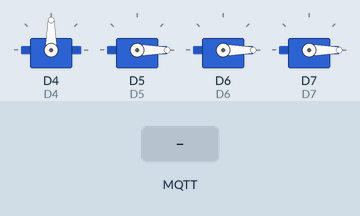
This sketch was run on a simulated ESP8266 (NodeMCU). On the bench: 4 × servo. The test bench sets the inputs (shaded band). WiFi joins after 1.5 s; servers stay silent unless stated; no MQTT or app messages arrive unless stated; what the sketch prints to the serial monitor is not drawn.

Above: at 11.7 s.
11.8 s: MQTT message "show" arrives on the first subscribed topic
At 12.3 s:
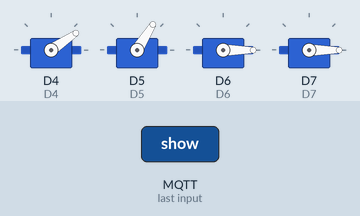
17.8 s: MQTT message "acenderLED" arrives on the third subscribed topic
At 20.6 s:
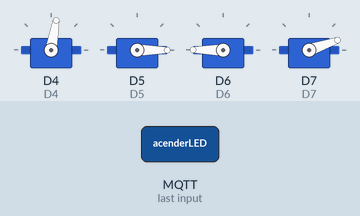
20.8 s: MQTT message "apagarLED" arrives on the second subscribed topic
At 21.5 s:
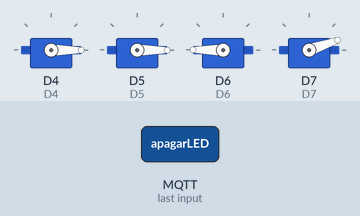
22.3 s: MQTT message "show" arrives on the second subscribed topic
At 22.7 s:
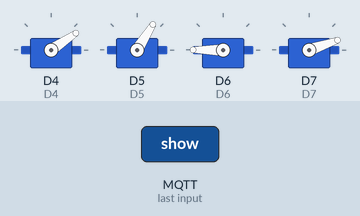
Timing chart, 0 to 25.5 s (numbered marks = the images above; inputs shaded):
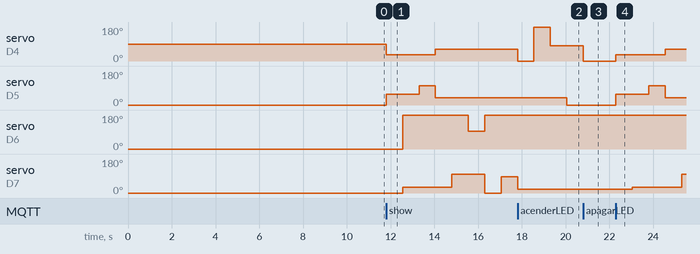

The sketch:

RoboticArm.ino
```cpp
#include <ESP8266WiFi.h> // Importa a Biblioteca ESP8266WiFi
#include <PubSubClient.h> // Importa a Biblioteca PubSubClient
#include <Wire.h>
#include <Servo.h>

Servo servo1;
Servo servo2;
Servo servo3;
Servo servo4;

long previousMillis = 0;
long interval = 30000;

//defines:
//defines de id mqtt e tópicos para publicação e subscribe
#define TOPICO_SERVO1   "faeterj/roboticarm/servo1"     //tópico MQTT de recebimento de informações do Broker
#define TOPICO_SERVO2   "faeterj/roboticarm/servo2"     //tópico MQTT de recebimento de informações do Broker
#define TOPICO_SERVO3   "faeterj/roboticarm/servo3"     //tópico MQTT de recebimento de informações do Broker
#define TOPICO_SERVO4   "faeterj/roboticarm/servo4"     //tópico MQTT de recebimento de informações do Broker
#define TOPICO_COMANDO  "faeterj/roboticarm/comando"    //tópico MQTT de recebimento de informações do Broker
#define TOPICO_STATUS   "faeterj/roboticarm/status"     //tópico MQTT de envio de informações para o Broker
#define ID_MQTT         "FAETERJ_MQTT1234"              //id mqtt (para identificação de sessão)

//defines - mapeamento de pinos do NodeMCU
#define D0    16
#define D1    5
#define D2    4
#define D3    0
#define D4    2
#define D5    14
#define D6    12
#define D7    13
#define D8    15
#define D9    3
#define D10   1

#define GPIO2 2

#define RELAY1 D5
#define RELAY2 D6

// WIFI
const char* SSID = "Warlock"; // SSID / nome da rede WI-FI que deseja se conectar
const char* PASSWORD = "bc25fcb38b"; // Senha da rede WI-FI que deseja se conectar

// MQTT
const char* BROKER_MQTT = "test.mosquitto.org"; //URL do broker MQTT que se deseja utilizar
int BROKER_PORT = 1883; // Porta do Broker MQTT

//Variáveis e objetos globais
WiFiClient espClient; // Cria o objeto espClient
PubSubClient MQTT(espClient); // Instancia o Cliente MQTT passando o objeto espClient


//Prototypes
bool initWiFi();
void initMQTT();
bool reconnectWiFi();
void mqtt_callback(char* topic, byte* payload, unsigned int length);
bool VerificaConexoesWiFIEMQTT(void);

/*
 *  Implementações das funções
 */
void setup()
{
    servo1.attach(D4, 500, 2400);
    servo1.write(90);
    servo2.attach(D5, 500, 2400);
    servo2.write(0);
    servo3.attach(D6, 500, 2400);
    servo3.write(0);
    servo4.attach(D7, 500, 2400);
    servo4.write(0);

    Serial.begin(9600);

    delay(3000);

    Serial.println();Serial.println();
    Serial.println("Exemplo MQTT");

    delay(1000);

    //inicializações:
    if (initWiFi())
    {
        initMQTT();
    }
}

bool initWiFi()
{
    delay(5000);
    Serial.println("------Conexao WI-FI------");
    Serial.print("Conectando-se na rede: ");
    Serial.println(SSID);
    Serial.println("Aguarde");

    return reconnectWiFi();
}

void initMQTT()
{
    MQTT.setServer(BROKER_MQTT, BROKER_PORT);   //informa qual broker e porta deve ser conectado
    MQTT.setCallback(mqtt_callback);            //atribui função de callback (função chamada quando qualquer informação de um dos tópicos subescritos chega)
}

//Função: função de callback
//        esta função é chamada toda vez que uma informação de
//        um dos tópicos subscritos chega)
void mqtt_callback(char* topic, byte* payload, unsigned int length)
{
    String msg;

    //obtem a string da payload recebida
    for(int i = 0; i < length; i++)
    {
      char c = (char)payload[i];
      msg += c;
    }

    if (strcmp(topic, TOPICO_SERVO1)==0)
    {
      servo1.write(msg.toInt());
    }

    if (strcmp(topic, TOPICO_SERVO2)==0)
    {
      servo2.write(msg.toInt());
    }

    if (strcmp(topic, TOPICO_SERVO3)==0)
    {
      servo3.write(msg.toInt());
    }

    if (strcmp(topic, TOPICO_SERVO4)==0)
    {
      servo4.write(msg.toInt());
    }

    if (msg.equals("acenderLED"))
    {
      digitalWrite(LED_BUILTIN, LOW);
    }

    if (msg.equals("apagarLED"))
    {
      digitalWrite(LED_BUILTIN, LOW);
    }

    if (msg.startsWith("getStatus"))
    {
      if ((WiFi.status() == WL_CONNECTED) && (MQTT.connected()))
      {
        char dh[30];
        String sdh = getTime();

        sdh.toCharArray(dh, 30);
        MQTT.publish(TOPICO_STATUS, dh);
        Serial.print(TOPICO_STATUS);
        Serial.print(" -> ");
        Serial.println(dh);
      }
    }

    int pausa = 750;

    if (msg.equals("reset"))
    {
      servo1.write(90);
      delay(pausa);
      servo2.write(0);
      delay(pausa);
      servo3.write(0);
      delay(pausa);
      servo4.write(0);
    }
    if (msg.equals("show"))
    {
      servo1.write(34);
//      delay(pausa);
      servo2.write(58);
      delay(pausa);
      servo3.write(180);
//      delay(pausa);
      servo4.write(30);
      delay(pausa);
      servo2.write(102);
      delay(pausa);
      servo1.write(62);
//      delay(pausa);
      servo2.write(39);
      delay(pausa);
      servo4.write(100);
      delay(pausa);
      servo3.write(95);
      delay(pausa);
      servo3.write(180);
//      delay(pausa);
      servo4.write(0);
      delay(pausa);
      servo4.write(85);
      delay(pausa);
      servo4.write(19);
//      delay(pausa);
      servo1.write(0);
      delay(pausa);
      servo1.write(180);
      delay(pausa);
      servo1.write(80);
      delay(pausa);
    }

    Serial.print(topic);
    Serial.print(" -> ");
    Serial.println(msg);
}

bool reconnectMQTT()
{
    bool ret = false;

    if (MQTT.connected())
    {
      ret = true;
    }
    else
    {
      if (MQTT.connect(ID_MQTT))
      {
          Serial.println("Conectado com sucesso ao broker MQTT!");
          MQTT.subscribe(TOPICO_COMANDO);
          MQTT.subscribe(TOPICO_SERVO1);
          MQTT.subscribe(TOPICO_SERVO2);
          MQTT.subscribe(TOPICO_SERVO3);
          MQTT.subscribe(TOPICO_SERVO4);
          ret = true;
      }
      else
      {
          Serial.println("Falha ao reconectar no broker.");
      }
    }

    return ret;
}

bool reconnectWiFi()
{
    bool ret = false;
    int attemptstimeout = 25;
    int attempts = 0;

    //se já está conectado a rede WI-FI, nada é feito.
    //Caso contrário, são efetuadas tentativas de conexão
    if (WiFi.status() == WL_CONNECTED)
    {
        return true;
    }

    WiFi.begin(SSID, PASSWORD); // Conecta na rede WI-FI

    while (WiFi.status() != WL_CONNECTED)
    {
        delay(500);
        Serial.print(".");
        yield();

        attempts++;

        if (attempts>attemptstimeout)
        {
          ESP.restart();
          break;
        }
    }

    if (WiFi.status() == WL_CONNECTED)
    {
        Serial.println();
        Serial.print("Conectado com sucesso na rede ");
        Serial.print(SSID);
        Serial.println("IP obtido: ");
        Serial.print("<");
        Serial.print(WiFi.localIP());
        Serial.println(">");
        ret = true;
    }

    return ret;
}

bool VerificaConexoesWiFIEMQTT(void)
{
    bool ret = false;

    if (reconnectWiFi())
    {
        if (!MQTT.connected())
        {
            ret = reconnectMQTT(); //se não há conexão com o Broker, a conexão é refeita
        }
        else
        {
            ret = true;
        }
    }

    return ret;
}


//programa principal
void loop()
{
  /*
    for (pos = 0; pos <= 180; pos += 1) { // movimento de 0 a 180º
      // crescente
      servo1.write(pos);              // escreve posicao em meuservo
      delay(35);                       // aguarda 35ms
    }
    for (pos = 180; pos >= 0; pos -= 1) { // movimento de 180º a 0
      // descrescente
      servo1.write(pos);              // escreve posicao em meuservo
      delay(35);                       // aguarda 35ms
    }
 */
    //garante funcionamento das conexões WiFi e ao broker MQTT
    unsigned long currentMillis = millis();

    if ((previousMillis==0) || (currentMillis - previousMillis > interval))
    {
      previousMillis = currentMillis;
//      Serial.println(currentMillis);
      if (VerificaConexoesWiFIEMQTT())
      {
        //pass
      }
    }

    //keep-alive da comunicação com broker MQTT
    MQTT.loop();
}

String getTime() {
    WiFiClient client;
    int attempt = 0;
    String theDate = "#datetime#";

    while (!!!client.connect("google.com.br", 80)) {
      Serial.println("connection failed, retrying...");

      if (attempt==10)
        break;
    }

    if (attempt<10)
    {
      client.print("HEAD / HTTP/1.1\r\n\r\n");

      while(!!!client.available()) {
         yield();
      }

      while(client.available()){
        if (client.read() == '\n') {
          if (client.read() == 'D') {
            if (client.read() == 'a') {
              if (client.read() == 't') {
                if (client.read() == 'e') {
                  if (client.read() == ':') {
                    client.read();
                    theDate = client.readStringUntil('\r');
                    client.stop();
                    break;
                  }
                }
              }
            }
          }
        }
      }
    }

    return theDate;
}
```

Measured:
- after the input at 11.8 s, servo on D4: 90° → 34° at once, → 62° 2.2 s later; servo on D5: 0° → 58° at once, → 102° 1.5 s later, → 39° 0.75 s later; servo on D6: 0° → 180° after 0.75 s, → 95° 3.0 s later, → 180° 0.75 s later; servo on D7: 0° → 30° after 0.75 s, → 100° 2.2 s later, → 0° 1.5 s later, → 85° 0.75 s later
- after the input at 17.8 s, servo on D5: 39° → 0° after 2.3 s
- after the input at 20.8 s, servo on D4: 80° → 0° at once
- after the input at 22.3 s, servo on D4: 0° → 34° at once, → 62° 2.2 s later; servo on D5: 0° → 58° at once, → 102° 1.5 s later, → 39° 0.75 s later; servo on D7: 19° → 30° after 0.75 s, → 100° 2.2 s later
